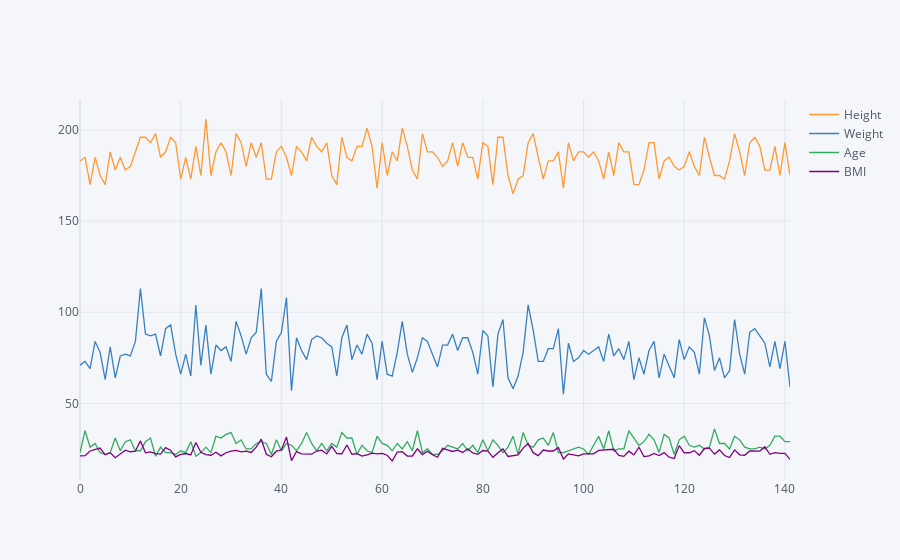

Notebook code for this chart:
### Markdown cell above
Most of the game-related stats have a very high range of values which can be explained by the fact that the dataset contains data on both players that play the majority of games and also players that may spend almost the entirety of the season on the bench.

There are also some extremes in the weight and age columns. Feel free, if you'd like, to check which are the players with a very high (or low) age/weight and do some research on them. This is useful to confirm that they are simply outliers and not errors in the data.

### Code cell
#your code here
wnba[['Height', 'Weight', 'Age', 'BMI']].iplot()

### Figure 1 — Plotly figure (JSON) as saved in the notebook; plotly's stock layout.template omitted (floating-point values rounded to 4 significant figures; data arrays with more than 128 entries replaced by an {"elided": "..."} marker saying what was removed)
{"data": [{"line": {"color": "rgba(255, 153, 51, 1.0)", "dash": "solid", "shape": "linear", "width": 1.3}, "mode": "lines", "name": "Height", "text": "", "type": "scatter", "x": {"elided": "142 int values"}, "y": {"elided": "142 int values"}}, {"line": {"color": "rgba(55, 128, 191, 1.0)", "dash": "solid", "shape": "linear", "width": 1.3}, "mode": "lines", "name": "Weight", "text": "", "type": "scatter", "x": {"elided": "142 int values"}, "y": {"elided": "142 int values"}}, {"line": {"color": "rgba(50, 171, 96, 1.0)", "dash": "solid", "shape": "linear", "width": 1.3}, "mode": "lines", "name": "Age", "text": "", "type": "scatter", "x": {"elided": "142 int values"}, "y": {"elided": "142 int values"}}, {"line": {"color": "rgba(128, 0, 128, 1.0)", "dash": "solid", "shape": "linear", "width": 1.3}, "mode": "lines", "name": "BMI", "text": "", "type": "scatter", "x": {"elided": "142 int values"}, "y": {"elided": "142 float values"}}], "layout": {"legend": {"bgcolor": "#F5F6F9", "font": {"color": "#4D5663"}}, "paper_bgcolor": "#F5F6F9", "plot_bgcolor": "#F5F6F9", "title": {"font": {"color": "#4D5663"}}, "xaxis": {"gridcolor": "#E1E5ED", "showgrid": true, "tickfont": {"color": "#4D5663"}, "title": {"font": {"color": "#4D5663"}, "text": ""}, "zerolinecolor": "#E1E5ED"}, "yaxis": {"gridcolor": "#E1E5ED", "showgrid": true, "tickfont": {"color": "#4D5663"}, "title": {"font": {"color": "#4D5663"}, "text": ""}, "zerolinecolor": "#E1E5ED"}}}
